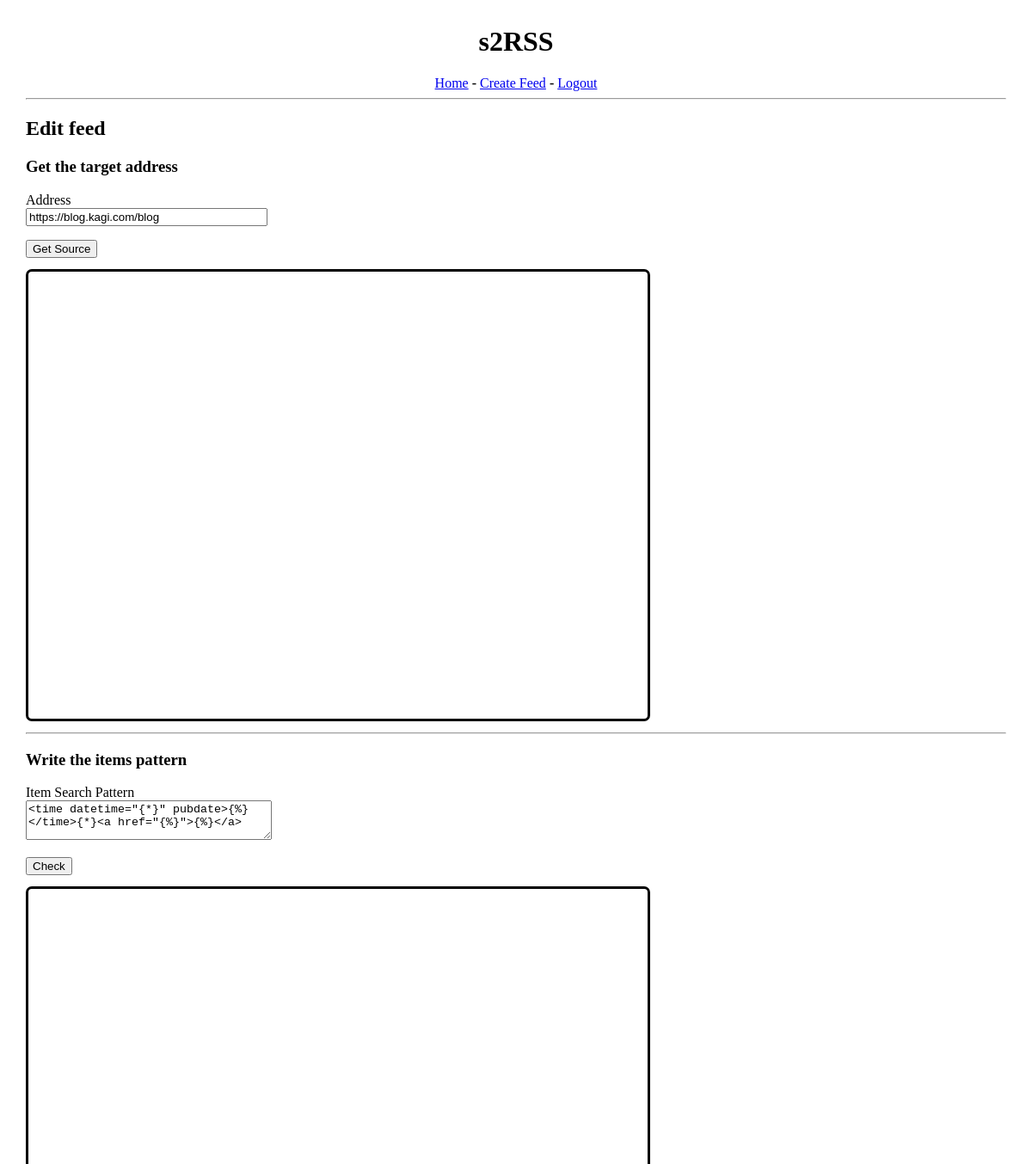
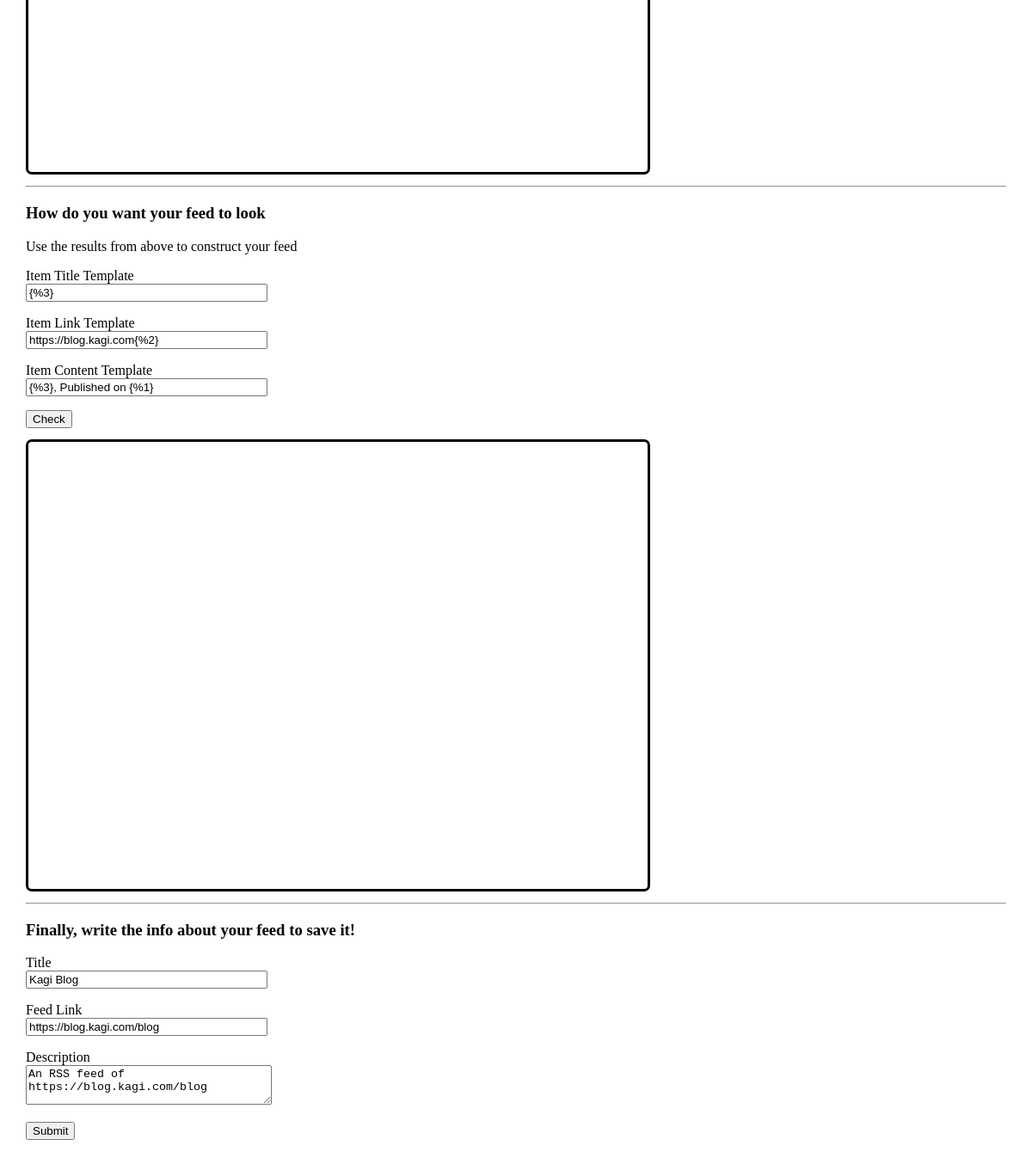
Screenshot of /edit-feed/3 (signed in) with the database file from the repository (2 pictures, top to bottom).
### app/models.py (models this page shows, shortened)
class Feed(db.Model):
    id = db.Column(db.Integer, primary_key=True)
    user_id = db.Column(db.Integer, db.ForeignKey("user.id"))
    address = db.Column(db.Text)
    pattern = db.Column(db.Text)
    item_search_pattern = db.Column(db.Text)
    title = db.Column(db.Text)
    link = db.Column(db.Text)
    desc = db.Column(db.Text)
    item_title_template = db.Column(db.Text)
    item_link_template = db.Column(db.Text)
    item_content_template = db.Column(db.Text)

### app/routes.py (the view)
@app.route("/edit-feed/<id>", methods=["GET", "POST"])
@login_required
def edit_feed(id):
    feed = Feed.query.get(id)
    if feed is None or feed.owner != current_user:
        flash("You don't have permessions to delete this feed")
        return redirect(url_for("index"))
    form = CreateFeedForm()
    if form.validate_on_submit():
        if form.desc.data == "":
            desc = "An RSS feed of " + form.link.data
        else:
            desc = form.desc.data
        feed.address=form.address.data
        feed.pattern=form.pattern.data
        feed. item_title_template=form.item_title_template.data
        feed.item_link_template=form.item_link_template.data
        feed.item_content_template=form.item_content_template.data
        feed.title=form.title.data
        feed.link=form.link.data
        feed.desc=desc
        db.session.commit()
        flash("Your changes have been saved.")
        return redirect(url_for("index"))
    elif request.method == "GET":
        form.address.data=feed.address
        form.pattern.data=feed.pattern
        form.item_title_template.data=feed.item_title_template
        form.item_link_template.data=feed.item_link_template
        form.item_content_template.data=feed.item_content_template
        form.title.data=feed.title
        form.link.data=feed.link
        form.desc.data=feed.desc
    return render_template("edit-feed.html", title="Edit Feed", form=form)

### app/models.py (called while the page is built)
@login.user_loader
def load_user(id):
    return User.query.get(int(id))

### app/templates/edit-feed.html (shortened to what this page needs)
{% extends "base.html" %} {% block content %}
<h2>Edit feed</h2>
<form action="" method="post" novalidate>
	<h3>Get the target address</h3>
	<p>
		{{ form.address.label }}<br />
		{{ form.address(size=32) }}<br />
	</p>
	<button type="button" onclick="fetchAddress(function(){})">Get Source</button>
	<pre id="source_code"></pre>
	<hr />
	<h3>Write the items pattern</h3>
	<p>
		{{ form.pattern.label }}<br />
		{{ form.pattern(size=32) }}<br />
	</p>
	<button type="button" onclick="fetchPatternResult(function(){})">Check</button>
	<pre id="pattern_result"></pre>
	<hr />
	<h3>How do you want your feed to look</h3>
	<p>Use the results from above to construct your feed</p>
	<p>
		{{ form.item_title_template.label }}<br />
		{{ form.item_title_template(size=32) }}<br />
	</p>
	<p>
		{{ form.item_link_template.label }}<br />
		{{ form.item_link_template(size=32) }}<br />
	</p>
	<p>
		{{ form.item_content_template.label }}<br />
		{{ form.item_content_template(size=32) }}<br />
	</p>
	<button type="button" onclick="fetchTemplateResult(function(){})">Check</button>
	<pre id="template_result"></pre>
	<hr />
	<h3>Finally, write the info about your feed to save it!</h3>
	<p>
		{{ form.title.label }}<br />
		{{ form.title(size=32) }}<br />
	</p>
	<p>
		{{ form.link.label }}<br />
		{{ form.link(size=32) }}<br />
	</p>
	<p>
		{{ form.desc.label }}<br />
		{{ form.desc(size=32) }}<br />
	</p>
	<p>{{ form.submit() }}</p>
</form>
{% endblock %}

### app/templates/base.html (style rules this page uses)
body { margin: 30px; }
pre { border: #000 solid 3px; border-radius: 7px; padding: 10px; max-width: 700px; height: 500px; overflow: scroll; }
textarea { width: 280px; max-width: 100%; height: 40px; }

### rows the page displays
Feed: address "https://blog.kagi.com/blog", pattern "<time datetime=\"{*}\" pubdate>{%}</time>{*}<a href=\"{%}\">{%}</a>", item_title_template "{%3}", item_link_template "https://blog.kagi.com{%2}", item_content_template "{%3}, Published on {%1}", title "Kagi Blog", link "https://blog.kagi.com/blog", desc "An RSS feed of https://blog.kagi.com/blog"
